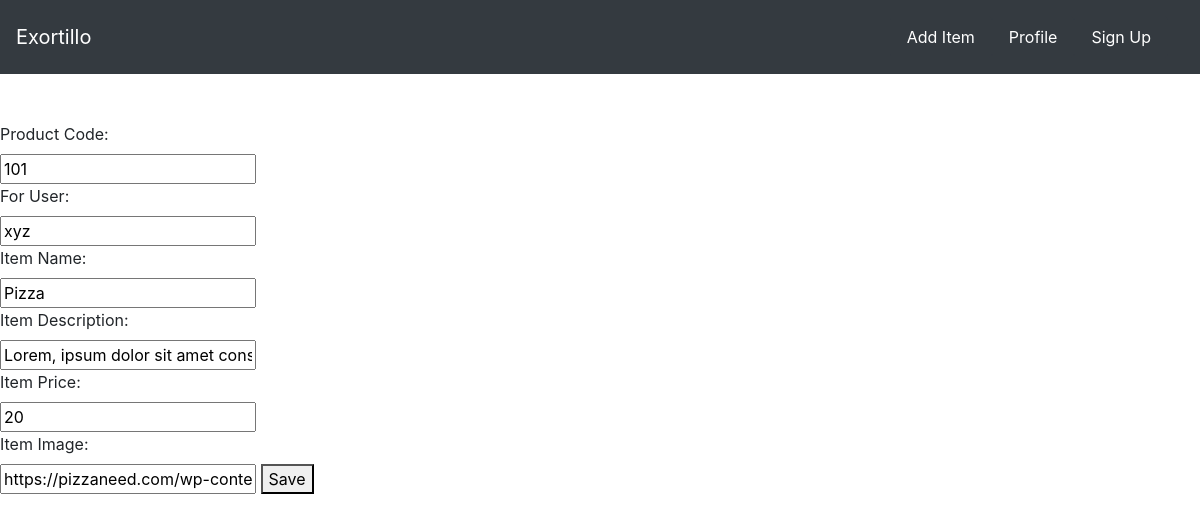
Before: /food/update/1/ with the older database file.
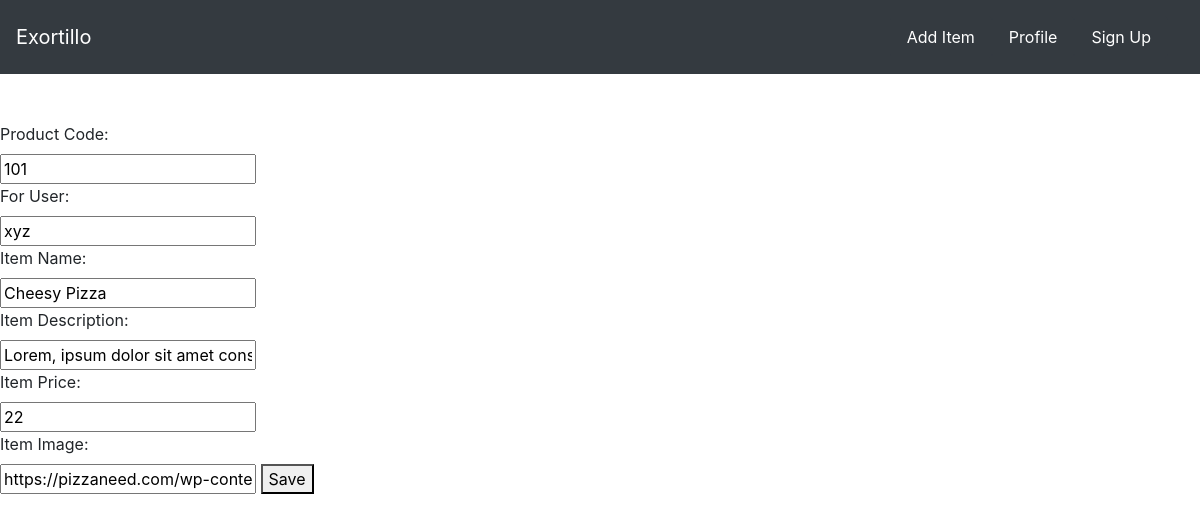
After: the same page with the newer database file.
### food/models.py (models this page shows, shortened)
class Item(models.Model):
    prod_code = models.IntegerField(default=100)
    for_user = models.CharField(
        max_length=100,
        default='xyz'
    )
    item_name = models.CharField(max_length=50)
    item_desc = models.CharField(
        max_length=500,
        default='''Lorem, ipsum dolor sit amet consectetur adipisicing elit. A nam voluptate assumenda recusandae officia et consequatur,
                   nobis voluptatem incidunt laborum harum doloribus aspernatur iure aperiam adipisci quas alias ea delectus!'''
    )
    item_price = models.IntegerField()
    item_image = models.CharField(
        max_length=500,
        default="https://th.bing.com/th?id=OIP.N0JNvG4iu61u97rvu8FZWgHaFe&w=290&h=214&c=8&rs=1&qlt=90&o=6&pid=3.1&rm=2"
    )

### food/views.py (the view)
# urls.py: path('update/<int:id>/', views.update_item, name='update_item'),
def update_item(request, id):
    item = Item.objects.get(pk=id)
    form = ItemForm(request.POST or None, instance=item)
    context = {
        'form':form
    }
    if form.is_valid():
        form.save()
        return redirect('food:index')
    return render(request, 'food/item-form.html', context)

### food/forms.py
class ItemForm(forms.ModelForm):
    class Meta:
        model = Item
        fields = ['prod_code', 'for_user', 'item_name', 'item_desc', 'item_price', 'item_image']

### food/templates/food/item-form.html (shortened to what this page needs)
{% extends 'food/base.html' %}
{% block body %}
<form method="POST">
    <label>Product Code: </label><br>
    {{ form.prod_code }}
    <br><label>For User: </label><br>
    {{ form.for_user }}
    <br><label>Item Name: </label><br>
    {{ form.item_name }}
    <br><label>Item Description: </label><br>
    {{ form.item_desc }}
    <br><label>Item Price: </label><br>
    {{ form.item_price }}
    <br><label>Item Image: </label><br>
    {{ form.item_image }}
    <button type="submit">Save</button>
</form>
{% endblock %}

### food/templates/food/base.html (shortened to what this page needs)
{% load static %}
<!DOCTYPE html>
<html lang="en">
<head>
    <link rel="stylesheet" href="{% static 'food/style.css' %}">
    <link rel="stylesheet" href="https://cdn.jsdelivr.net/npm/bootstrap@4.3.1/dist/css/bootstrap.min.css">
</head>
<body>
    <nav class="navbar navbar-dark bg-dark">
        <a href="{% url 'food:index' %}" class="navbar-brand">
            Exortillo
        </a>
        <div class="navbar">
            <a href="{% url 'food:create_item' %}" class="nav-item nav-link btn btn-dark">
                Add Item
            </a>
            <a href="#" class="nav-item nav-link btn btn-dark">
                Profile
            </a>
            <a href="{% url 'register' %}" class="nav-item nav-link btn btn-dark">
                Sign Up
            </a>
        </div>
    </nav>
    {% block body %}
    {% endblock %}
</body>
</html>

### food/static/food/style.css (style rules this page uses)
body { background-color: aquamarine; }

Changed rows visible on the page:
changed Item "xyz": item_name "Pizza" → "Cheesy Pizza"; item_price "20" → "22"
